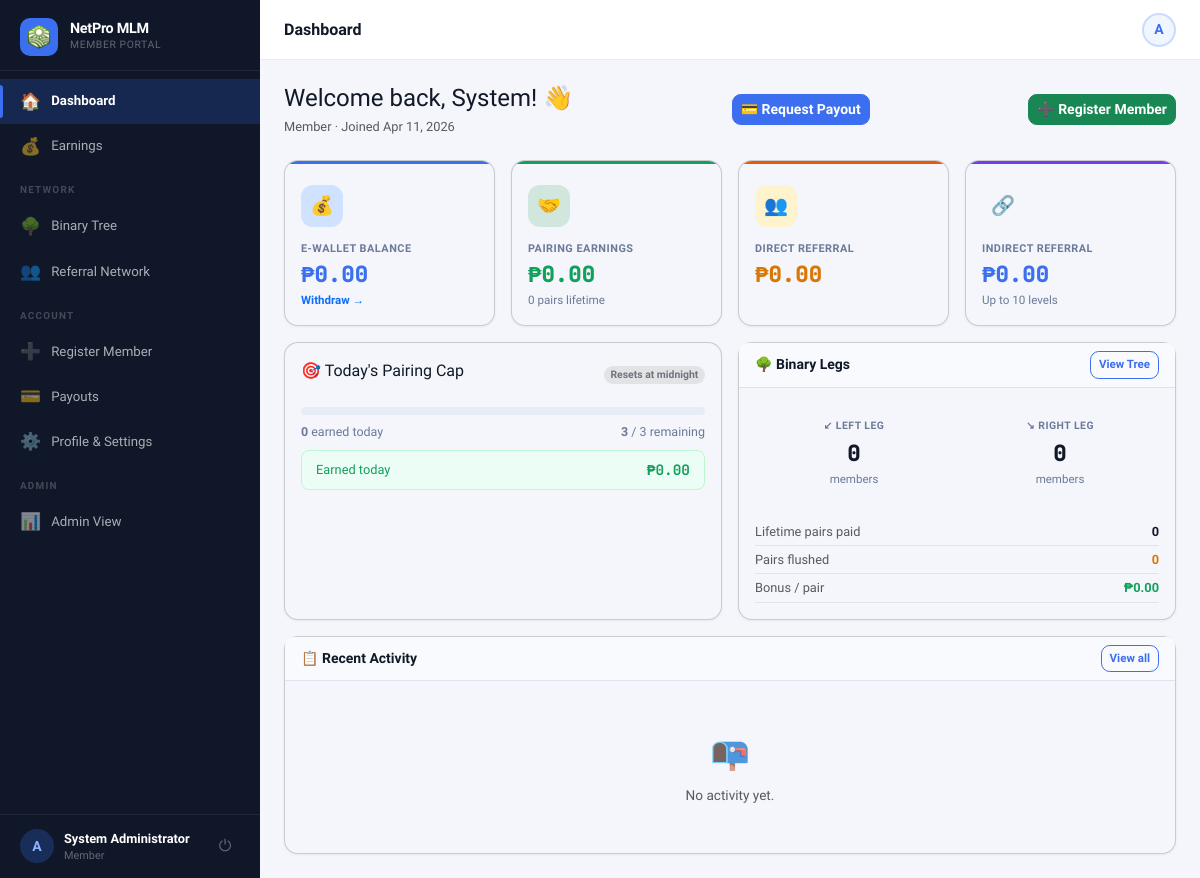
Page /?page=dashboard (signed in) on the earlier database version.
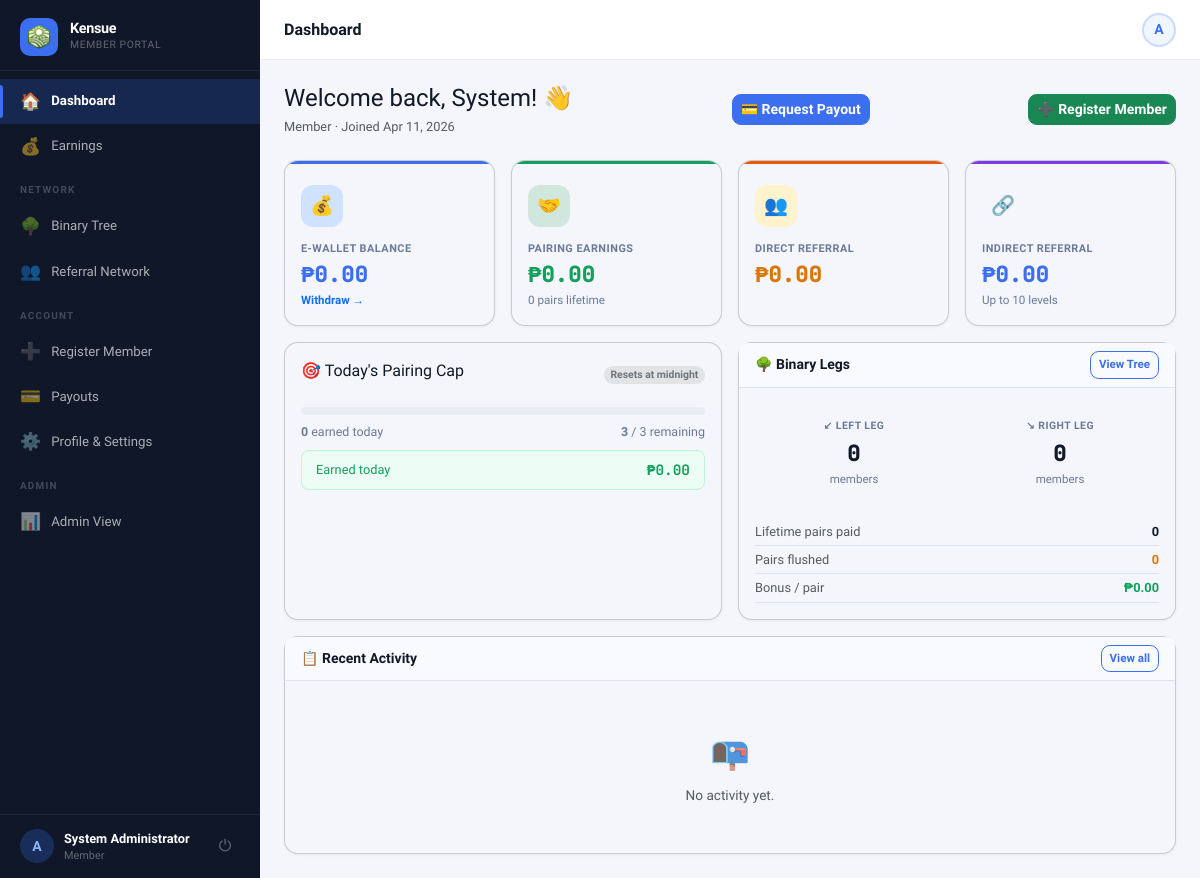
Same page on the later database version.
### tables this page shows
CREATE TABLE settings (
  key_name   VARCHAR(80) NOT NULL PRIMARY KEY,
  value      TEXT        NOT NULL,
  updated_at TIMESTAMP DEFAULT CURRENT_TIMESTAMP ON UPDATE CURRENT_TIMESTAMP
);

### views/member/dashboard.php (called while the page is built, shortened)
<?php require 'views/partials/head.php'; ?>
<?php require 'views/partials/sidebar_member.php'; ?>
<?php require 'views/partials/footer.php'; ?>

### controllers/MemberController.php (called while the page is built, shortened)
<?php
class MemberController
{
    public function dashboard(): void
    {
        require 'views/member/dashboard.php';
    }
}

### index.php (called while the page is built, shortened)
<?php
require_once 'config/db.php';
require_once 'core/helpers.php';
require_once 'core/Auth.php';
if (setting('maintenance_mode') === '1' && !Auth::isAdmin()) {
    $name = setting('site_name', APP_NAME);
    http_response_code(503);
    die("<!doctype html><html><head><meta charset='UTF-8'><title>Maintenance — {$name}</title>
    <style>body{font-family:system-ui;display:flex;align-items:center;justify-content:center;min-height:100vh;margin:0;background:#f4f6fb;}
    .box{text-align:center;padding:40px;max-width:400px;}h1{font-size:24px;}p{color:#6b7a99;}</style>
    </head><body><div class='box'><div style='font-size:50px;margin-bottom:16px;'>🔧</div>
    <h1>{$name}</h1><p>We're performing scheduled maintenance. We'll be back shortly.</p></div></body></html>");
}
$page = $_GET['page'] ?? 'login';
$route = $routes[$page] ?? null;
[$ctrlClass, $method, $role] = $route;
(new $ctrlClass())->$method();

### config/db.php (called while the page is built, shortened)
<?php
function db(): PDO
{
    static $pdo = null;
    if ($pdo === null) {
        $dsn = sprintf(
            'mysql:host=%s;port=%s;dbname=%s;charset=utf8mb4',
            DB_HOST,
            DB_PORT,
            DB_NAME
        );
        try {
            $pdo = new PDO($dsn, DB_USER, DB_PASS, [
                PDO::ATTR_ERRMODE            => PDO::ERRMODE_EXCEPTION,
                PDO::ATTR_DEFAULT_FETCH_MODE => PDO::FETCH_ASSOC,
                PDO::ATTR_EMULATE_PREPARES   => false,
                PDO::MYSQL_ATTR_FOUND_ROWS   => true,
            ]);
        } catch (PDOException $e) {
            if (APP_ENV === 'development') {
                die('<pre>Database connection failed: ' . $e->getMessage() . '</pre>');
            }
            die('Service temporarily unavailable. Please try again later.');
        }
    }
    return $pdo;
}

### core/helpers.php (called while the page is built, shortened)
<?php
function e(mixed $val): string
{
    return htmlspecialchars((string) $val, ENT_QUOTES | ENT_SUBSTITUTE, 'UTF-8');
}
function setting(string $key, string $default = ''): string
{
    static $cache = [];
    if (!array_key_exists($key, $cache)) {
        $st = db()->prepare('SELECT value FROM settings WHERE key_name = ?');
        $st->execute([$key]);
        $cache[$key] = $st->fetchColumn() ?: $default;
    }
    return $cache[$key];
}

### views/partials/sidebar_member.php (the view, shortened to what the changed rows need)
<?php
$cp      = current_page();
$user    = Auth::user();
$initial = strtoupper(substr($user['username'] ?? 'U', 0, 1));
$name    = $user['full_name'] ?: ('@' . $user['username']);
$view    = $_GET['view'] ?? '';
$nav = [
  ['page' => 'dashboard', 'icon' => '🏠', 'label' => 'Dashboard',        'pages' => ['dashboard']],
  ['page' => 'earnings',  'icon' => '💰', 'label' => 'Earnings',         'pages' => ['earnings']],
  'SEPARATOR:Network',
  ['page' => 'genealogy&view=binary',  'icon' => '🌳', 'label' => 'Binary Tree',      'pages' => ['genealogy'], 'view' => 'binary'],
  ['page' => 'genealogy&view=referral','icon' => '👥', 'label' => 'Referral Network', 'pages' => ['genealogy'], 'view' => 'referral'],
  'SEPARATOR:Account',
  ['page' => 'register&sponsor='.$user['username'], 'icon' => '➕', 'label' => 'Register Member', 'pages' => ['register']],
  ['page' => 'payout',  'icon' => '💳', 'label' => 'Payouts',   'pages' => ['payout']],
  ['page' => 'profile', 'icon' => '⚙️', 'label' => 'Profile & Settings', 'pages' => ['profile']],
];
if (Auth::isAdmin()) {
  $nav[] = 'SEPARATOR:Admin';
  $nav[] = ['page' => 'admin', 'icon' => '📊', 'label' => 'Admin View', 'pages' => []];
}
function renderSidebarNav($nav, $cp, $user, $view, $initial, $name) { ?>
  <div class="sidebar-brand">
    <div>
      <div class="brand-name"><?= e(setting('site_name', APP_NAME)) ?></div>
      <div class="brand-sub">Member Portal</div>
    </div>
  </div>
<?php } ?>
<div class="sidebar d-none d-lg-flex flex-column">
  <?php renderSidebarNav($nav, $cp, $user, $view, $initial, $name); ?>
</div>

Differences in the rows shown:
changed settings: value "NetPro MLM" → "Kensue"
